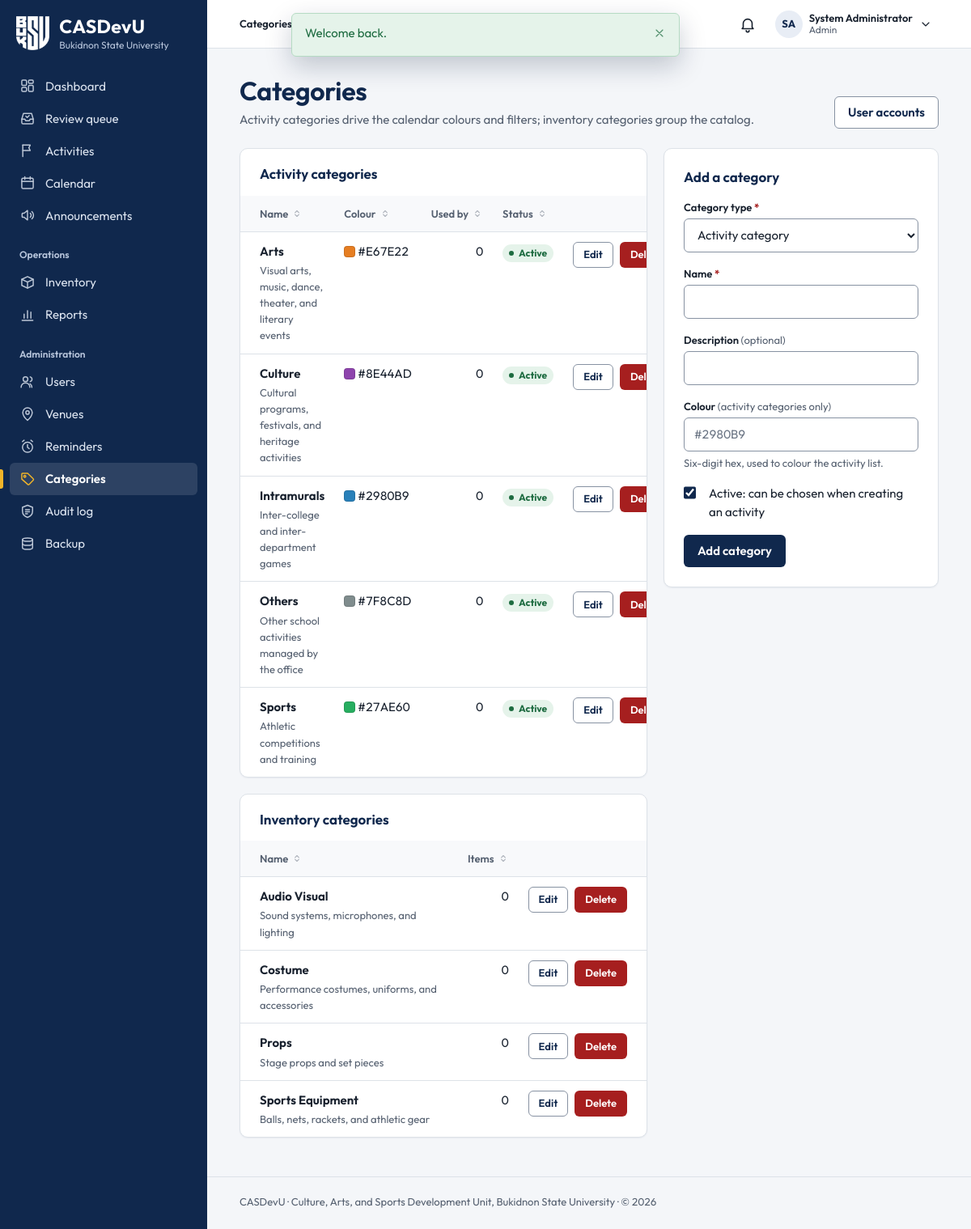
Screenshot of /admin/categories.php (signed in) with the database file from the repository.
### tables this page shows
CREATE TABLE users (
    user_id         INT UNSIGNED AUTO_INCREMENT PRIMARY KEY,
    role_id         TINYINT UNSIGNED NOT NULL,

     
    email           VARCHAR(150) NOT NULL UNIQUE,    
    password_hash   VARCHAR(255) NOT NULL,           
     
    student_number  VARCHAR(30)  NULL UNIQUE,        
    first_name      VARCHAR(80)  NOT NULL,
    middle_name     VARCHAR(80)  NULL,
    last_name       VARCHAR(80)  NOT NULL,
    sex             ENUM('male','female','other') NULL,
    birth_date      DATE         NULL,
    contact_number  VARCHAR(30)  NULL,
    photo_path      VARCHAR(255) NULL,

     
    course_id       INT UNSIGNED     NULL,
    year_level_id   TINYINT UNSIGNED NULL,
    section         VARCHAR(20)      NULL,

     
    status          ENUM('pending','active','inactive','suspended')
                        NOT NULL DEFAULT 'pending',
    last_login_at   DATETIME NULL,
    created_at      TIMESTAMP NOT NULL DEFAULT CURRENT_TIMESTAMP,
    updated_at      TIMESTAMP NOT NULL DEFAULT CURRENT_TIMESTAMP
                        ON UPDATE CURRENT_TIMESTAMP,

    CONSTRAINT fk_users_role       FOREIGN KEY (role_id)       REFERENCES roles(role_id),
    CONSTRAINT fk_users_course     FOREIGN KEY (course_id)     REFERENCES courses(course_id)
                                       ON DELETE SET NULL,
    CONSTRAINT fk_users_year_level FOREIGN KEY (year_level_id) REFERENCES year_levels(year_level_id)
                                       ON DELETE SET NULL,

    INDEX idx_users_role   (role_id),
    INDEX idx_users_status (status),
    INDEX idx_users_name   (last_name, first_name)
);

CREATE TABLE activity_categories (
    category_id     INT UNSIGNED AUTO_INCREMENT PRIMARY KEY,
    name            VARCHAR(80)  NOT NULL UNIQUE,    
    description     VARCHAR(255) NULL,
    color_hex       CHAR(7)      NULL,               
    is_active       TINYINT(1)   NOT NULL DEFAULT 1
);

CREATE TABLE inventory_categories (
    inv_category_id INT UNSIGNED AUTO_INCREMENT PRIMARY KEY,
    name            VARCHAR(80) NOT NULL UNIQUE,     
    description     VARCHAR(255) NULL
);

### public/admin/categories.php (the view, shortened to what the rows shown need)
<?php
require_role(['admin']);
$activityCategories = fetch_all(
    'SELECT c.*, (SELECT COUNT(*) FROM activities a WHERE a.category_id = c.category_id) AS usage_count
       FROM activity_categories c ORDER BY c.name'
);
$inventoryCategories = fetch_all(
    'SELECT c.*, (SELECT COUNT(*) FROM inventory_items i
                   WHERE i.inv_category_id = c.inv_category_id) AS usage_count
       FROM inventory_categories c ORDER BY c.name'
);
$editing  = null;
require __DIR__ . '/../../includes/layout/header.php';
?>
<div class="page-head">
    <div>
        <h1>Categories</h1>
    </div>
</div>
<div class="split">
    <div class="stack">
        <section class="card<?= $activityCategories === [] ? '' : ' card-flush' ?>">
            <div class="card-head"><h2>Activity categories</h2></div>
            <?php if ($activityCategories === []): ?>
                <div class="empty">
                    <strong>No activity categories yet</strong>
                    Add one with the form on this page so activities can be classified.
                </div>
            <?php else: ?>
                <div class="table-wrap">
                    <table class="data table-stack" data-sortable>
                        <thead>
                            <tr><th data-sort="text">Name</th><th data-sort="text">Colour</th><th class="num" data-sort="number">Used by</th><th data-sort="text">Status</th><th class="actions"><span class="sr-only">Actions</span></th></tr>
                        </thead>
                        <tbody>
                        <?php foreach ($activityCategories as $category): ?>
                            <tr>
                                <td data-label="Name">
                                    <strong><?= e($category['name']) ?></strong>
                                    <?php if ($category['description']): ?>
                                        <div class="hint"><?= e($category['description']) ?></div>
                                    <?php endif; ?>
                                </td>
                                <td data-label="Colour" class="nowrap">
                                    <?php if ($category['color_hex']): ?>
                                        <span class="swatch" style="background: <?= e($category['color_hex']) ?>"></span>
                                        <?= e($category['color_hex']) ?>
                                    <?php else: ?>
                                        <span class="muted">Not set</span>
                                    <?php endif; ?>
                                </td>
                                <td data-label="Used by" class="num"><?= (int) $category['usage_count'] ?></td>
                                <td data-label="Status"><?= (int) $category['is_active'] === 1
                                        ? '<span class="badge badge-success">Active</span>'
                                        : '<span class="badge badge-muted">Inactive</span>' ?></td>
                                <td data-label="Actions" class="actions">
                                    <div class="btn-row">
                                        <a class="btn btn-outline btn-sm"
                                           href="<?= url('admin/categories.php?kind=activity&edit=' . (int) $category['category_id']) ?>"
                                           aria-label="Edit <?= e($category['name']) ?>">Edit</a>
                                        <?php if ((int) $category['usage_count'] === 0): ?>
                                            <form method="post" class="inline-form"
                                                  onsubmit="return confirm('Delete this category?');">
                                                <button type="submit" class="btn btn-danger btn-sm"
                                                        aria-label="Delete <?= e($category['name']) ?>">Delete</button>
                                            </form>
                                        <?php endif; ?>
                                    </div>
                                </td>
                            </tr>
                        <?php endforeach; ?>
                        </tbody>
                    </table>
                </div>
            <?php endif; ?>
        </section>
        <section class="card<?= $inventoryCategories === [] ? '' : ' card-flush' ?>">
            <div class="card-head"><h2>Inventory categories</h2></div>
            <?php if ($inventoryCategories === []): ?>
                <div class="empty">
                    <strong>No inventory categories yet</strong>
                    Add one with the form on this page to group the inventory catalog.
                </div>
            <?php else: ?>
                <div class="table-wrap">
                    <table class="data table-stack" data-sortable>
                        <thead><tr><th data-sort="text">Name</th><th class="num" data-sort="number">Items</th><th class="actions"><span class="sr-only">Actions</span></th></tr></thead>
                        <tbody>
                        <?php foreach ($inventoryCategories as $category): ?>
                            <tr>
                                <td data-label="Name">
                                    <strong><?= e($category['name']) ?></strong>
                                    <?php if ($category['description']): ?>
                                        <div class="hint"><?= e($category['description']) ?></div>
                                    <?php endif; ?>
                                </td>
                                <td data-label="Items" class="num"><?= (int) $category['usage_count'] ?></td>
                                <td data-label="Actions" class="actions">
                                    <div class="btn-row">
                                        <a class="btn btn-outline btn-sm"
                                           href="<?= url('admin/categories.php?kind=inventory&edit=' . (int) $category['inv_category_id']) ?>"
                                           aria-label="Edit <?= e($category['name']) ?>">Edit</a>
                                        <?php if ((int) $category['usage_count'] === 0): ?>
                                            <form method="post" class="inline-form"
                                                  onsubmit="return confirm('Delete this category?');">
                                                <button type="submit" class="btn btn-danger btn-sm"
                                                        aria-label="Delete <?= e($category['name']) ?>">Delete</button>
                                            </form>
                                        <?php endif; ?>
                                    </div>
                                </td>
                            </tr>
                        <?php endforeach; ?>
                        </tbody>
                    </table>
                </div>
            <?php endif; ?>
        </section>
    </div>
    <section class="card" id="category-form">
        <div class="card-head"><h2><?= $editing ? 'Edit category' : 'Add a category' ?></h2></div>
    </section>
</div>
<?php
require __DIR__ . '/../../includes/layout/footer.php';

### includes/layout/header.php (shortened to what the rows shown need)
<?php
$user         = current_user();
$role         = current_role();
$currentFile  = basename($_SERVER['SCRIPT_NAME']);
$currentDir   = basename(dirname($_SERVER['SCRIPT_NAME']));
$isStudent    = $role === 'student';
$navSection = match (true) {
    $currentDir === 'public' && $currentFile === 'index.php'   => 'dashboard',
    $currentDir === 'public' && $currentFile === 'review.php'  => 'review',
    $currentFile === 'notifications.php'                        => 'notifications',
    $currentFile === 'profile.php'                              => 'profile',
    $currentFile === 'calendar.php'                             => 'calendar',
    $currentDir === 'activities'                                => 'activities',
    $currentDir === 'announcements'                             => 'announcements',
    $currentDir === 'inventory'                                 => 'inventory',
    $currentDir === 'reports'                                   => 'reports',
    $currentDir === 'admin'                                     => pathinfo($currentFile, PATHINFO_FILENAME),
    $currentDir === 'requirements' && $isStudent                => 'my-requirements',
    $currentDir === 'participation' && $isStudent               => 'my-activities',
    $currentDir === 'participation' || $currentDir === 'requirements' => 'activities',
    default                                                     => '',
};
$sections = [
    'dashboard'       => ['Dashboard', 'index.php'],
    'review'          => ['Review queue', 'review.php'],
    'notifications'   => ['Notifications', 'notifications.php'],
    'profile'         => ['My profile', 'profile.php'],
    'calendar'        => ['Calendar', 'activities/calendar.php'],
    'activities'      => ['Activities', 'activities/index.php'],
    'announcements'   => ['Announcements', 'announcements/index.php'],
    'inventory'       => [$isStudent ? 'Costumes & equipment' : 'Inventory', 'inventory/index.php'],
    'reports'         => ['Reports', 'reports/index.php'],
    'my-activities'   => ['My activities', 'participation/my-activities.php'],
    'my-requirements' => ['My requirements', 'requirements/mine.php'],
    'users'           => [has_role('admin') ? 'Users' : 'Accounts', 'admin/users.php'],
    'venues'          => ['Venues', 'admin/venues.php'],
    'reminders'       => ['Reminders', 'admin/reminders.php'],
    'categories'      => ['Categories', 'admin/categories.php'],
    'audit'           => ['Audit log', 'admin/audit.php'],
    'backup'          => ['Backup', 'admin/backup.php'],
];
$initials = $user
    ? strtoupper(mb_substr((string) $user['first_name'], 0, 1) . mb_substr((string) $user['last_name'], 0, 1))
    : '';
?>
<!DOCTYPE html>
<html lang="en">
<head>
    <link rel="stylesheet" href="<?= asset('css/style.css') ?>">
</head>
<body>
<div class="app">
<div class="main">
<?php if ($user): ?>
    <?php
    [$sectionLabel, $sectionHref] = $sections[$navSection] ?? ['', ''];
    $pageLabel  = (string) ($pageTitle ?? '');
    $isSectionHome = $sectionHref !== '' && str_ends_with($_SERVER['SCRIPT_NAME'], '/' . $sectionHref);
    ?>
    <header class="topbar">
        <nav class="breadcrumb" aria-label="Breadcrumb">
            <ol>
                <?php if ($sectionLabel !== '' && !$isSectionHome): ?>
                    <li><a href="<?= url($sectionHref) ?>"><?= e($sectionLabel) ?></a></li>
                    <li aria-current="page"><?= e($pageLabel) ?></li>
                <?php else: ?>
                    <li aria-current="page"><?= e($sectionLabel !== '' ? $sectionLabel : $pageLabel) ?></li>
                <?php endif; ?>
            </ol>
        </nav>
        <div class="topbar-actions">
            <?php require __DIR__ . '/notifications-menu.php'; ?>
            <details class="account-menu" data-menu>
                <summary class="account-trigger" aria-label="Account menu for <?= e(full_name($user)) ?>">
                    <?php if ($userPhotoUrl = user_photo_url($user)): ?>
                        <img class="account-initials" src="<?= e($userPhotoUrl) ?>" alt="" width="34" height="34">
                    <?php else: ?>
                        <span class="account-initials" aria-hidden="true"><?= e($initials) ?></span>
                    <?php endif; ?>
                    <span class="account-text">
                        <span class="account-name"><?= e(full_name($user)) ?></span>
                        <span class="account-role"><?= e(ucfirst((string) $role)) ?></span>
                    </span>
                    <?= icon('chevron-down', 'icon account-chevron') ?>
                </summary>
            </details>
        </div>
    </header>
<?php endif; ?>
<main class="page" id="main" tabindex="-1">

### rows the page displays
users: initials "SA", full_name($user) "System Administrator"
activity_categories: name "Arts", description "Visual arts, music, dance, theater, and literary events", color_hex "#E67E22", usage_count "0", is_active "Active"
activity_categories: name "Culture", description "Cultural programs, festivals, and heritage activities", color_hex "#8E44AD", usage_count "0", is_active "Active"
activity_categories: name "Intramurals", description "Inter-college and inter-department games", color_hex "#2980B9", usage_count "0", is_active "Active"
activity_categories: name "Others", description "Other school activities managed by the office", color_hex "#7F8C8D", usage_count "0", is_active "Active"
activity_categories: name "Sports", description "Athletic competitions and training", color_hex "#27AE60", usage_count "0", is_active "Active"
inventory_categories: name "Audio Visual", description "Sound systems, microphones, and lighting", usage_count "0"
inventory_categories: name "Costume", description "Performance costumes, uniforms, and accessories", usage_count "0"
inventory_categories: name "Props", description "Stage props and set pieces", usage_count "0"
inventory_categories: name "Sports Equipment", description "Balls, nets, rackets, and athletic gear", usage_count "0"

### other values shown
APP_NAME "CASDevU"
UNIVERSITY "Bukidnon State University"
$label "Dashboard Review queue Activities Calendar Announcements Inventory Reports Users Venues Reminders Categories Audit log Backup"
$sectionLabel !== '' ? $sectionLabel : $pageLabel "Categories"
$role "Admin"
$flashMessage['message'] "Welcome back."
OFFICE_NAME "Culture, Arts, and Sports Development Unit"
